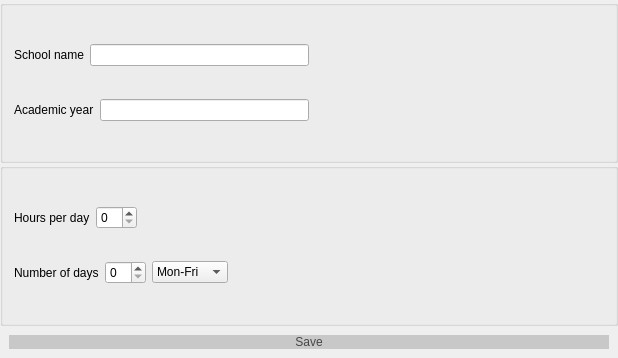
<?xml version="1.0" encoding="UTF-8"?>
<ui version="4.0">
 <class>InstituteDataView</class>
 <widget class="QWidget" name="InstituteDataView">
  <property name="geometry">
   <rect>
    <x>0</x>
    <y>0</y>
    <width>618</width>
    <height>358</height>
   </rect>
  </property>
  <property name="windowTitle">
   <string>ThirdPage</string>
  </property>
  <layout class="QGridLayout" name="gridLayout_3">
   <property name="leftMargin">
    <number>0</number>
   </property>
   <property name="topMargin">
    <number>0</number>
   </property>
   <property name="rightMargin">
    <number>0</number>
   </property>
   <property name="bottomMargin">
    <number>0</number>
   </property>
   <property name="spacing">
    <number>0</number>
   </property>
   <item row="0" column="0">
    <widget class="QGroupBox" name="groupBox">
     <property name="title">
      <string/>
     </property>
     <layout class="QHBoxLayout" name="horizontalLayout_5">
      <item>
       <layout class="QGridLayout" name="gridLayout">
        <item row="1" column="0">
         <layout class="QHBoxLayout" name="horizontalLayout">
          <item>
           <widget class="QLabel" name="AcademicYearLabel">
            <property name="text">
             <string>Academic year</string>
            </property>
           </widget>
          </item>
          <item>
           <widget class="QLineEdit" name="AcademicYear"/>
          </item>
         </layout>
        </item>
        <item row="0" column="0">
         <layout class="QHBoxLayout" name="horizontalLayout_2">
          <item>
           <widget class="QLabel" name="ShoolNameLabel">
            <property name="text">
             <string>School name</string>
            </property>
           </widget>
          </item>
          <item>
           <widget class="QLineEdit" name="SchoolName"/>
          </item>
         </layout>
        </item>
        <item row="0" column="1">
         <spacer name="horizontalSpacer_5">
          <property name="orientation">
           <enum>Qt::Horizontal</enum>
          </property>
          <property name="sizeHint" stdset="0">
           <size>
            <width>40</width>
            <height>20</height>
           </size>
          </property>
         </spacer>
        </item>
        <item row="1" column="1">
         <spacer name="horizontalSpacer">
          <property name="orientation">
           <enum>Qt::Horizontal</enum>
          </property>
          <property name="sizeHint" stdset="0">
           <size>
            <width>40</width>
            <height>20</height>
           </size>
          </property>
         </spacer>
        </item>
       </layout>
      </item>
     </layout>
    </widget>
   </item>
   <item row="1" column="0">
    <widget class="QGroupBox" name="groupBox_2">
     <property name="title">
      <string/>
     </property>
     <layout class="QHBoxLayout" name="horizontalLayout_6">
      <item>
       <layout class="QGridLayout" name="gridLayout_2">
        <item row="0" column="0">
         <layout class="QHBoxLayout" name="horizontalLayout_3">
          <item>
           <widget class="QLabel" name="label">
            <property name="text">
             <string>Hours per day</string>
            </property>
           </widget>
          </item>
          <item>
           <widget class="QSpinBox" name="HoursPerDay"/>
          </item>
          <item>
           <spacer name="horizontalSpacer_2">
            <property name="orientation">
             <enum>Qt::Horizontal</enum>
            </property>
            <property name="sizeHint" stdset="0">
             <size>
              <width>40</width>
              <height>20</height>
             </size>
            </property>
           </spacer>
          </item>
         </layout>
        </item>
        <item row="1" column="0">
         <layout class="QHBoxLayout" name="horizontalLayout_4">
          <item>
           <widget class="QLabel" name="label_2">
            <property name="text">
             <string>Number of days</string>
            </property>
           </widget>
          </item>
          <item>
           <widget class="QSpinBox" name="DaysPerWeek"/>
          </item>
          <item>
           <widget class="QComboBox" name="comboBox_3">
            <item>
             <property name="text">
              <string>Mon-Fri</string>
             </property>
            </item>
            <item>
             <property name="text">
              <string>Sun-Thu</string>
             </property>
            </item>
            <item>
             <property name="text">
              <string>Sat-Wed</string>
             </property>
            </item>
           </widget>
          </item>
          <item>
           <spacer name="horizontalSpacer_3">
            <property name="orientation">
             <enum>Qt::Horizontal</enum>
            </property>
            <property name="sizeHint" stdset="0">
             <size>
              <width>40</width>
              <height>20</height>
             </size>
            </property>
           </spacer>
          </item>
         </layout>
        </item>
       </layout>
      </item>
     </layout>
    </widget>
   </item>
   <item row="2" column="0">
    <layout class="QHBoxLayout" name="horizontalLayout_7">
     <property name="leftMargin">
      <number>9</number>
     </property>
     <property name="topMargin">
      <number>9</number>
     </property>
     <property name="rightMargin">
      <number>9</number>
     </property>
     <property name="bottomMargin">
      <number>9</number>
     </property>
     <item>
      <widget class="QPushButton" name="Next">
       <property name="styleSheet">
        <string notr="true">QPushButton{
	font: 75 11pt &quot;Times New Roman&quot;;
	color: rgb(70, 70, 70);
	background-color: rgb(200, 200, 200);
	border: 0px solid;
}

QPushButton:hover {
	background-color: rgb(231, 231, 231);
}</string>
       </property>
       <property name="text">
        <string>Save</string>
       </property>
      </widget>
     </item>
    </layout>
   </item>
  </layout>
 </widget>
 <layoutdefault spacing="6" margin="11"/>
 <resources/>
 <connections/>
</ui>
